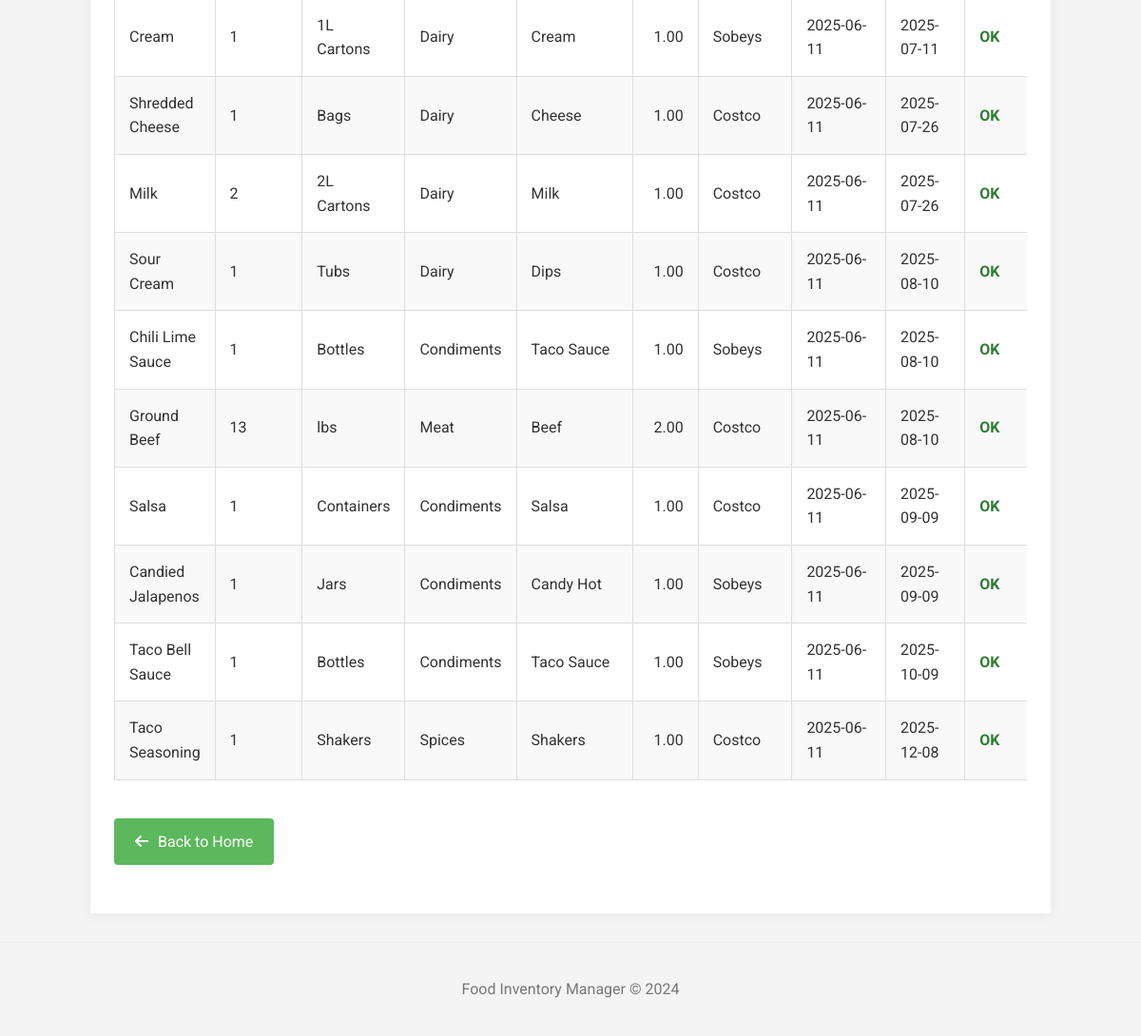
Before: /inventory/current (lower part) with the older database file.
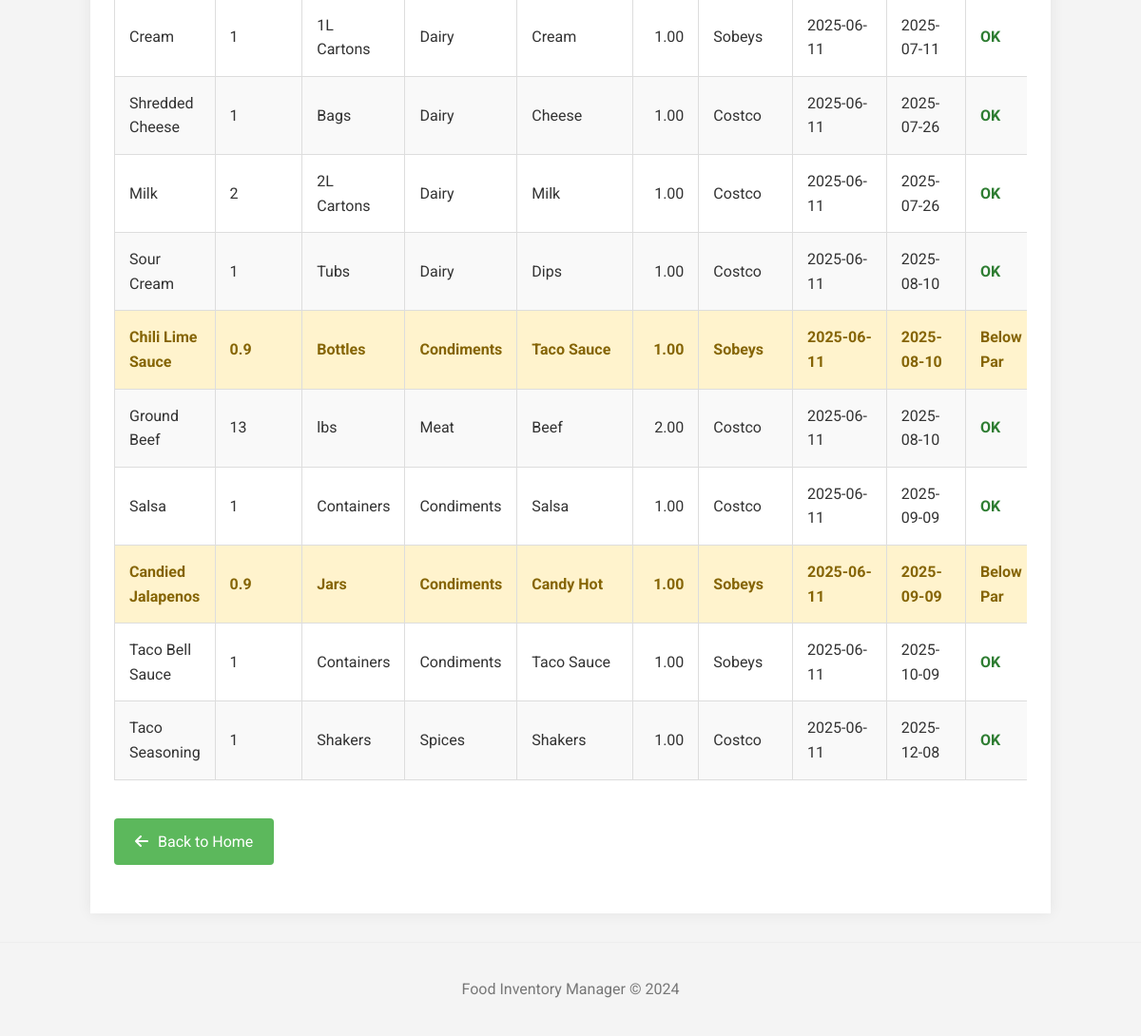
After: the same page with the newer database file.
### tables this page shows
CREATE TABLE inventory_items (
                        id INTEGER PRIMARY KEY AUTOINCREMENT,
                        product_id INTEGER,
                        name TEXT NOT NULL,
                        quantity TEXT NOT NULL, 
                        purchase_date TEXT NOT NULL,
                        expiry_date TEXT NOT NULL,
                        original_quantity_string TEXT,
                        FOREIGN KEY (product_id) REFERENCES products (id)
                    );

CREATE TABLE products (
                        id INTEGER PRIMARY KEY AUTOINCREMENT,
                        name TEXT NOT NULL UNIQUE,
                        category TEXT,
                        subcategory TEXT,
                        unit_of_measure TEXT NOT NULL,
                        default_expiry_days INTEGER NOT NULL,
                        par_level REAL DEFAULT 0,
                        max_holding_amount REAL DEFAULT 0,
    purchase_location TEXT,
    consumption_override_rate REAL DEFAULT NULL
                    );

### app.py (the view)
@app.route('/inventory/current')
def current_inventory_view():
    search_term = request.args.get('search_term', '').strip()
    selected_category = request.args.get('category', '').strip()
    selected_purchase_location = request.args.get('purchase_location', '').strip()
    expiry_start_date = request.args.get('expiry_start_date', '').strip()
    expiry_end_date = request.args.get('expiry_end_date', '').strip()
    filter_is_below_par_str = request.args.get('filter_is_below_par', 'false').strip().lower()
    filter_is_below_par = filter_is_below_par_str == 'true'
    sort_by = request.args.get('sort_by', 'expiry_date').strip()
    sort_order = request.args.get('sort_order', 'ASC').strip().upper()
    if sort_order not in ['ASC', 'DESC']:
        sort_order = 'ASC'
    try:
        page = int(request.args.get('page', 1))
        if page < 1: page = 1
    except ValueError:
        page = 1
    try:
        per_page = int(request.args.get('per_page', 20)) # Default 20 items per page
        if per_page < 1: per_page = 1
    except ValueError:
        per_page = 20
    inventory_items_raw = manager.get_current_inventory(
        search_term=search_term if search_term else None,
        category=selected_category if selected_category else None,
        purchase_location=selected_purchase_location if selected_purchase_location else None,
        expiry_start_date=expiry_start_date if expiry_start_date else None,
        expiry_end_date=expiry_end_date if expiry_end_date else None,
        sort_by=sort_by,
        sort_order=sort_order,
        page=page,
        per_page=per_page
    )
    total_items = manager.get_current_inventory_count(
        search_term=search_term if search_term else None,
        category=selected_category if selected_category else None,
        purchase_location=selected_purchase_location if selected_purchase_location else None,
        expiry_start_date=expiry_start_date if expiry_start_date else None,
        expiry_end_date=expiry_end_date if expiry_end_date else None
    )
    processed_inventory_items = []
    for item_dict in inventory_items_raw:
        item_processed = dict(item_dict)
        numeric_quantity = manager._parse_quantity_string(item_processed['quantity'])
        par_level = item_processed.get('par_level', 0.0)
        if par_level is None: par_level = 0.0
        else: par_level = float(par_level)
        item_processed['is_below_par'] = (numeric_quantity < par_level and par_level > 0)
        if filter_is_below_par:
            if item_processed['is_below_par']:
                processed_inventory_items.append(item_processed)
        else:
            processed_inventory_items.append(item_processed)
    total_pages = (total_items + per_page - 1) // per_page if per_page > 0 else 1
    if page > total_pages and total_pages > 0: # Adjust page if it's out of bounds after filtering
        page = total_pages
    categories_options = manager.get_current_inventory_categories()
    purchase_locations_options = manager.get_current_inventory_purchase_locations()
    today = date.today()
    return render_template(
        'current_inventory.html',
        items=processed_inventory_items,
        today=today,
        timedelta=timedelta,
        current_page=page,
        total_pages=total_pages,
        per_page=per_page,
        search_term=search_term,
        selected_category=selected_category,
        selected_purchase_location=selected_purchase_location,
        expiry_start_date=expiry_start_date,
        expiry_end_date=expiry_end_date,
        filter_is_below_par=filter_is_below_par, # Pass the boolean
        sort_by=sort_by,
        sort_order=sort_order,
        categories=categories_options,
        purchase_locations=purchase_locations_options
    )

### Food_manager.py (called while the page is built)
    def _get_db_connection(self):
        if self.conn and self.db_filepath == ":memory:":
            return self.conn
        conn = sqlite3.connect(self.db_filepath)
        conn.row_factory = sqlite3.Row # Access columns by name
        return conn

    def _parse_quantity_string(self, quantity_str):
        if isinstance(quantity_str, (int, float)):
            return float(quantity_str)
        s_quantity_str = str(quantity_str).strip()
        if not s_quantity_str:
            return 0.0
        parts = s_quantity_str.split()
        try:
            return float(parts[0])
        except (ValueError, IndexError):
            if s_quantity_str: # Check if the original stripped string was non-empty
                return 1.0
            return 0.0 # Default for completely unparseable or empty strings

### templates/current_inventory.html (shortened to what this page needs)
{% extends "base.html" %}
{% block content %}
    {% if items %}
    <div class="table-responsive-wrapper">
        <table>
                    {% set current_filters = {
                        'search_term': search_term,
                        'category': selected_category,
                        'purchase_location': selected_purchase_location,
                        'expiry_start_date': expiry_start_date,
                        'expiry_end_date': expiry_end_date,
                        'filter_is_below_par': request.args.get('filter_is_below_par', ''),
                        'page': current_page,
                        'per_page': per_page
                    } %}
            <tbody>
                {% for item in items %}
                <tr class="{{ 'below-par-level' if item.is_below_par else '' }}">
                    <td>{{ item.product_name }}</td>
                    <td>{{ item.quantity }}</td>
                    <td>{{ item.unit_of_measure if item.unit_of_measure else '-' }}</td>
                    <td>{{ item.category if item.category else '-' }}</td>
                    <td>{{ item.subcategory if item.subcategory else '-' }}</td>
                    <td class="text-right">{{ "%.2f"|format(item.par_level) if item.par_level is number else (item.par_level if item.par_level is not none else '-') }}</td>
                    <td>{{ item.purchase_location if item.purchase_location else '-' }}</td>
                    <td>{{ item.purchase_date.isoformat() if item.purchase_date else 'N/A' }}</td>
                    <td>{{ item.expiry_date.isoformat() if item.expiry_date else 'N/A' }}</td>
                    <td>
                        {% if item.is_below_par %}
                            <span class="status-pill status-below-par">Below Par</span>
                        {% elif item.expiry_date and item.expiry_date < (today + timedelta(days=3)) %}
                            <span class="status-pill status-expiring-soon">Expiring Soon</span>
                        {% else %}
                            <span class="status-pill status-ok">OK</span>
                        {% endif %}
                    </td>
                </tr>
                {% endfor %}
            </tbody>
        </table>
    </div>
    {% endif %}
    <p><a href="{{ url_for('home') }}" class="nav-link-button" style="margin-top: 20px;"><i class="fas fa-arrow-left"></i> Back to Home</a></p>
{% endblock %}

Changed rows visible on the page:
changed inventory_items "Chili Lime Sauce": quantity "1" → "0.9"; text "OK" → "Below Par"
changed inventory_items "Candied Jalapenos": quantity "1" → "0.9"; text "OK" → "Below Par"
changed through a linked row, inventory_items "Taco Bell Sauce": unit_of_measure "Bottles" → "Containers"
